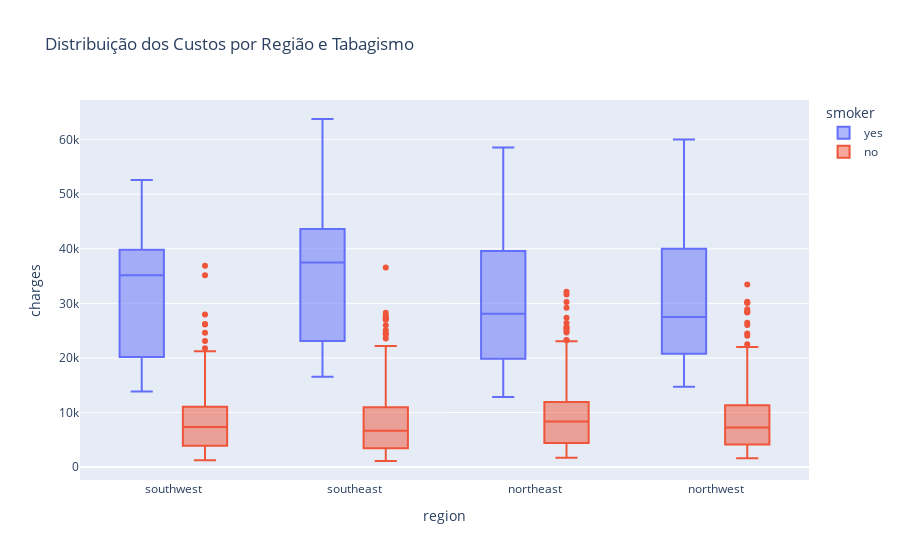

The code cell stored with this chart in its notebook:
### Code cell
# Boxplot de Custo médico por Fumante e Região
fig = px.box(dados, x="region", y="charges", 
             color="smoker", 
             title="Distribuição dos Custos por Região e Tabagismo")
fig.show()

### Figure 1 — Plotly figure (JSON) as saved in the notebook; plotly's stock layout.template omitted (floating-point values rounded to 4 significant figures; data arrays with more than 128 entries replaced by an {"elided": "..."} marker saying what was removed)
{"data": [{"alignmentgroup": "True", "hovertemplate": "smoker=yes<br>region=%{x}<br>charges=%{y}<extra></extra>", "legendgroup": "yes", "marker": {"color": "#636efa"}, "name": "yes", "notched": false, "offsetgroup": "yes", "orientation": "v", "showlegend": true, "type": "box", "x": {"elided": "274 str values"}, "x0": " ", "xaxis": "x", "y": {"elided": "274 float values"}, "y0": " ", "yaxis": "y"}, {"alignmentgroup": "True", "hovertemplate": "smoker=no<br>region=%{x}<br>charges=%{y}<extra></extra>", "legendgroup": "no", "marker": {"color": "#EF553B"}, "name": "no", "notched": false, "offsetgroup": "no", "orientation": "v", "showlegend": true, "type": "box", "x": {"elided": "1064 str values"}, "x0": " ", "xaxis": "x", "y": {"elided": "1064 float values"}, "y0": " ", "yaxis": "y"}], "layout": {"boxmode": "group", "legend": {"title": {"text": "smoker"}, "tracegroupgap": 0}, "title": {"text": "Distribuição dos Custos por Região e Tabagismo"}, "xaxis": {"anchor": "y", "domain": [0, 1], "title": {"text": "region"}}, "yaxis": {"anchor": "x", "domain": [0, 1], "title": {"text": "charges"}}}}
